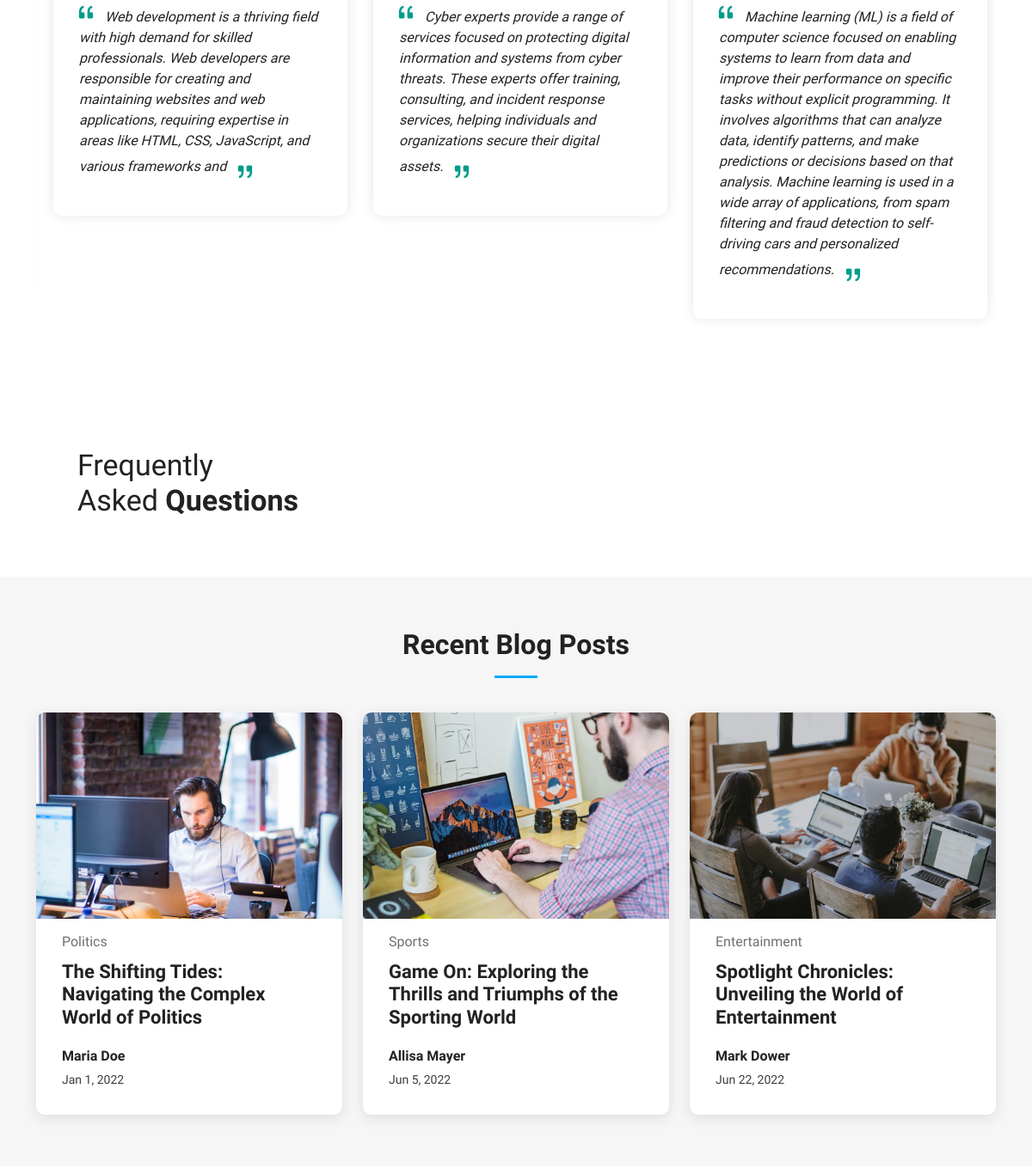
Before: / (middle part) with the older database file.
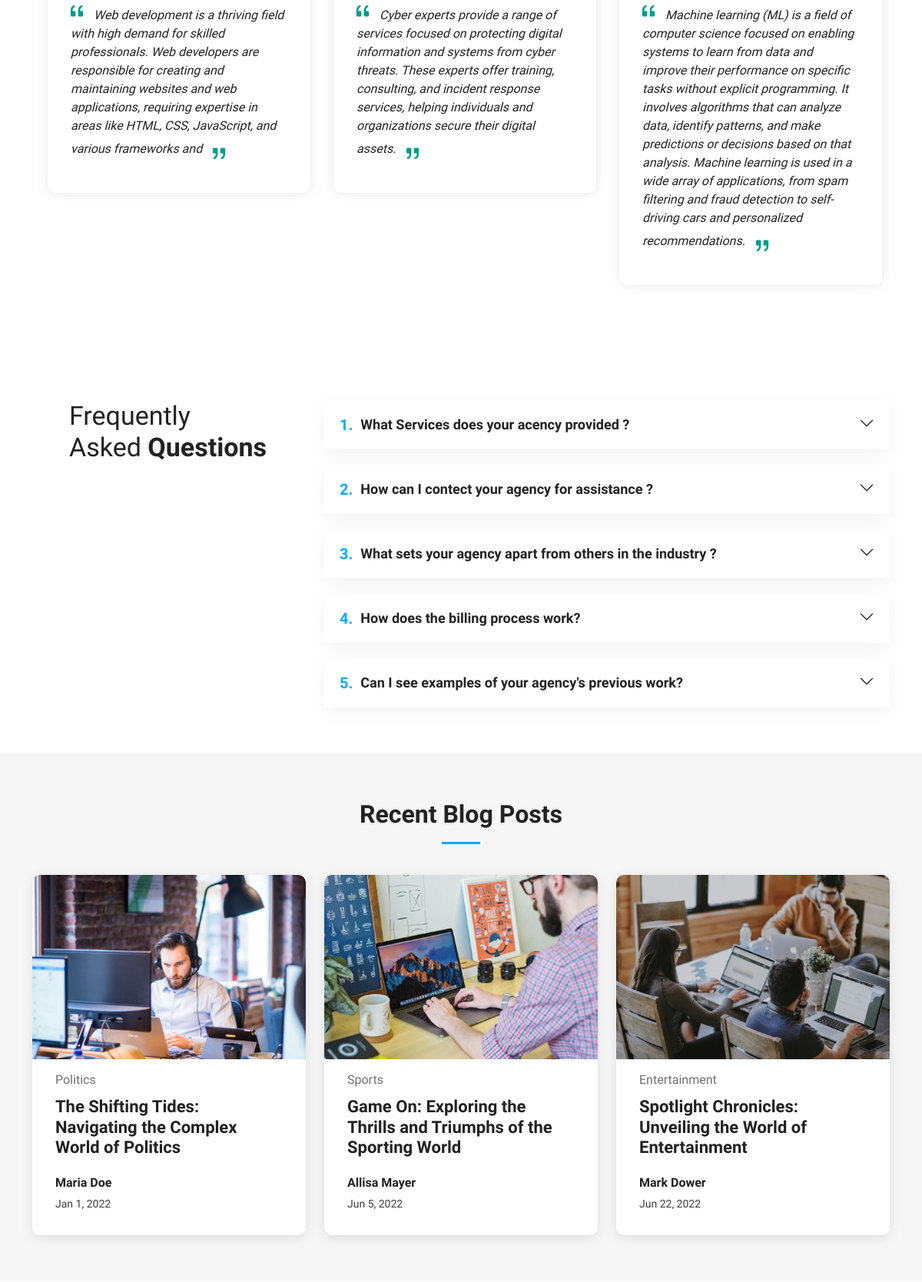
After: the same page with the newer database file.
### app/models.py (models this page shows, shortened)
class Testinomial(models.Model):
    user_name = models.CharField(max_length=50,unique=True)
    user_image = models.CharField(max_length = 255, blank=True, null=True)
    user_role = models.CharField(max_length=150)
    RATING_CHOICES = [(i, str(i)) for i in range(1, 6)]
    rating = models.IntegerField(choices=RATING_CHOICES, blank=True, null=True)
    rivew = models.TextField()

class FrequentlyAskedQuestion(models.Model):
    question = models.CharField(max_length=255)
    answer = models.TextField()

### app/views.py (the view)
# urls.py: path('', index,name="home"),
def index(request):
    general_info = GeneralInfo.objects.first()  # Get the first GeneralInfo object
    services = Service.objects.all()
    testinomials = Testinomial.objects.all()
    faqs = FrequentlyAskedQuestion.objects.all()
    context = {
        'company_name': general_info.company_name,
        'location': general_info.location,
        'email': general_info.email,
        'phone': general_info.phone ,
        'open_hours': general_info.open_hours ,
        'video_url': general_info.video_url ,
        'twitter_url': general_info.twitter_url ,
        'facebook_url': general_info.facebook_url ,
        'instagram_url': general_info.instagram_url ,
        'linkedin_url': general_info.linkedin_url ,
        "services" : services,
        "testinomials" : testinomials,
        "faqs" : faqs,
    }
    return render(request,"index.html", context)

### templates/index.html (shortened to what the changed rows need)
{% extends 'assets/main.html' %}
{% load static %}
{% block mainContent %}
    <section id="testimonials" class="testimonials">
      <div class="container" data-aos="fade-up">
        <div class="slides-3 swiper" data-aos="fade-up" data-aos-delay="100">
          <div class="swiper-wrapper">
          {% for testinomial in testinomials %}
            <div class="swiper-slide">
              <div class="testimonial-wrap">
                <div class="testimonial-item">
                  <p>
                    <i class="bi bi-quote quote-icon-left"></i>
                    {{testinomial.rivew}}
                    <i class="bi bi-quote quote-icon-right"></i>
                  </p>
                </div>
              </div>
            </div>
            {% endfor %}
    </section>
    <section id="faq" class="faq">
      <div class="container" data-aos="fade-up">
        <div class="row gy-4">
          <div class="col-lg-8">
            <div class="accordion accordion-flush" id="faqlist" data-aos="fade-up" data-aos-delay="100">
              {% for faq in faqs %}
                <div class="accordion-item">
                  <h3 class="accordion-header">
                    <button class="accordion-button collapsed" type="button" data-bs-toggle="collapse" data-bs-target="#faq-content-{{forloop.counter}}">
                      <span class="num">{{forloop.counter}}.</span>
                      {{faq.question}}
                    </button>
                  </h3>
                </div>
              {% endfor %}
            </div>
          </div>
        </div>
      </div>
    </section>
    <section id="recent-posts" class="recent-posts sections-bg">
      <div class="container" data-aos="fade-up">
        <div class="section-header">
          <h2>Recent Blog Posts</h2>
        </div>
        <div class="row gy-4">
          <div class="col-xl-4 col-md-6">
            <article>
              <h2 class="title">
                <a href="blog-details.html">The Shifting Tides: Navigating the Complex World of Politics</a>
              </h2>
            </article>
          </div>
          <div class="col-xl-4 col-md-6">
            <article>
              <h2 class="title">
                <a href="blog-details.html">Game On: Exploring the Thrills and Triumphs of the Sporting World</a>
              </h2>
            </article>
          </div>
          <div class="col-xl-4 col-md-6">
            <article>
              <h2 class="title">
                <a href="blog-details.html">Spotlight Chronicles: Unveiling the World of Entertainment</a>
              </h2>
            </article>
          </div>
        </div>
      </div>
    </section>
{% endblock mainContent %}

Changed rows visible on the page:
added FrequentlyAskedQuestion: question "What Services does your acency provided ?"
added FrequentlyAskedQuestion: question "How can I contect your agency for assistance ?"
added FrequentlyAskedQuestion: question "What sets your agency apart from others in the industry ?"
added FrequentlyAskedQuestion: question "How does the billing process work?"
added FrequentlyAskedQuestion: question "Can I see examples of your agency's previous work?"
